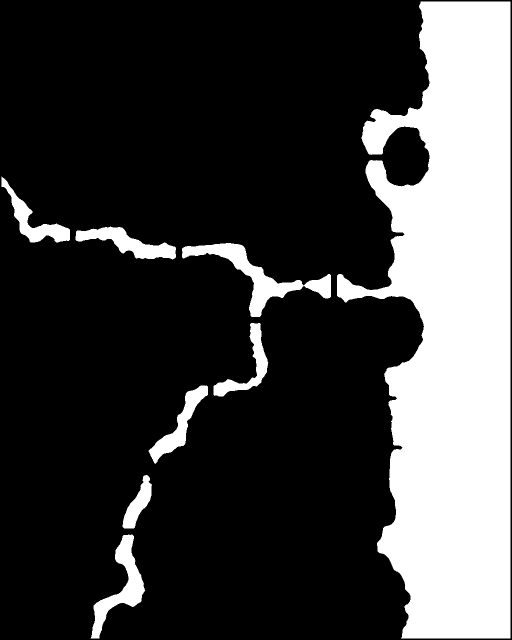
#> input picture assets/pyungmoo/water.png, 1024 x 1280 px (shown at 1/2 size)
$ python build_zones.py ../assets/pyungmoo/water.png
#> lines starting #> are read from the running program, lines starting #| are printed output that depends on the picture; after the words box and inside, x2 and y2 are one past the last pixel; in counts of white or black regions, pixels touching at a corner belong together; pictures that were not available may be replaced by others from this repository, and a replacement may not be noted
"""Pyungmoo canavar ve metin bölgelerini wiki haritalarından çıkarır.

Canavar haritası (564x730, "BlueDiamond"): renkli bölgeler + gösterge. Metin haritası (1772x1417):
yarı saydam renkli bölgeler. İkisi de ana haritaya (1024x1280, 1 px = 1 m) yer işaretleriyle
(Bakra meydanı, Yaşlı Adam, ada) hizalanır. Çıktı (assets/pyungmoo/, 1/4 çözünürlük 256x320):
  mobzones.png  — 0 = yok, 1..10 = gösterge sırası
  metinzones.png — 0 = yok, 1..5 = Üzüntü, Dövüş, Savaş, Hırs, Siyah
Kullanım: python -I tools/build_zones.py <ref klasörü>
"""
import os
import sys

import numpy as np
from PIL import Image
from scipy import ndimage as ndi

REF = sys.argv[1]
OUT = os.path.join(os.path.dirname(os.path.abspath(__file__)), "..", "assets", "pyungmoo")
W, H = 1024, 1280
S = 4  # çıktı ölçeği
gw, gh = W // S, H // S
gy, gx = np.mgrid[0:gh, 0:gw]
mx = gx * S + S / 2
my = gy * S + S / 2
walk = np.asarray(Image.open(os.path.join(OUT, "water.png")).resize((gw, gh))) < 128
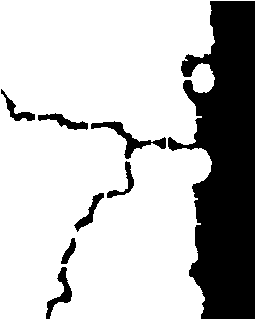
#> walk: shape (320, 256) bool; 75.6% white; 8 black regions, largest, box (x1, y1, x2, y2) and area: (168, 1, 255, 319) 17524, (91, 121, 166, 159) 641, (46, 267, 72, 319) 425

# ---------- Canavar bölgeleri ----------
mm = np.asarray(Image.open(os.path.join(REF, "Pyungmoo_2.jpg")).convert("RGB")).astype(np.float32)
#> mm: shape (1280, 1024, 3) float32; 24.5% white; 8 white regions, largest, box (x1, y1, x2, y2) and area: (674, 3, 1021, 1277) 281967, (364, 486, 662, 634) 10059, (181, 1069, 290, 1277) 6795
rows = [650, 666, 682, 699, 715]
sw = []
for x in (24, 320):
    for y in rows:
        sw.append(mm[y - 2:y + 3, x - 3:x + 4].reshape(-1, 3).mean(0))
#> after the loop, sw = [[0, 0, 0], [0, 0, 0], [0, 0, 0], [0, 0, 0], [0, 0, 0], [0, 0, 0], [0, 0, 0], [0, 0, 0], [0, 0, 0], [0, 0, 0]]
sw = np.array(sw)
# ana harita → canavar haritası dönüşümü (yer işaretlerinden)
sx, ox = 0.506, 29.2
sy, oy = 0.397, 96.0
px = np.clip((mx * sx + ox).astype(int), 0, mm.shape[1] - 1)
py = np.clip((my * sy + oy).astype(int), 0, mm.shape[0] - 1)
samp = mm[py, px]
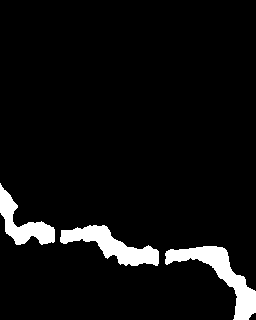
#> samp: shape (320, 256, 3) float32; 6.1% white; 3 white regions, box (x1, y1, x2, y2) and area: (165, 246, 256, 320) 2000, (60, 225, 159, 266) 1725, (0, 183, 55, 245) 1267
# Taban haritayla karşılaştırmak zor (bölgeler opak değil); en yakın gösterge rengi + eşik.
dist = np.sqrt(((samp[:, :, None, :] - sw[None, None]) ** 2).sum(-1))
best = dist.argmin(-1)
#> best: shape (320, 256) int64; every value is 0
ok = dist.min(-1) < 48
mob = np.where(ok, best + 1, 0).astype(np.uint8)
# Çoğunluk süzgeci (gürültü + yazılar).
def mode_filter(a, k, n):
#> called with k = 9, n = 10
    out = np.zeros_like(a)
    bestc = np.zeros(a.shape, np.float32)
    for c in range(1, n + 1):
        f = ndi.uniform_filter((a == c).astype(np.float32), size=k)
        sel = f > bestc
        out[sel] = c
        bestc[sel] = f[sel]
#> this loop made 10 passes
#> pass 1, in mode_filter, `f = ndi.uniform_filter((a == c).astype(np.float32), size=k)`:
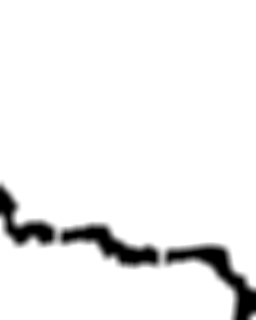
#> f: shape (320, 256) float32; min 0, max 1, mean 0.939
#> pass 1, in mode_filter, `sel = f > bestc`:
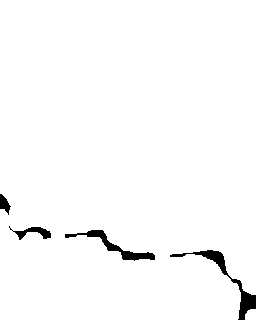
#> sel: shape (320, 256) bool; 98% white; 4 black regions, box (x1, y1, x2, y2) and area: (170, 250, 256, 320) 750, (65, 230, 155, 261) 562, (9, 226, 51, 240) 226, (0, 194, 11, 215) 125
    out[bestc < 0.2] = 0
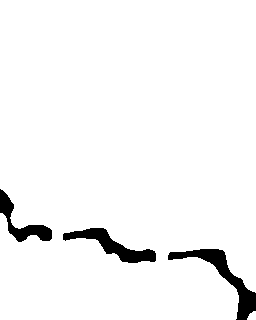
#> out: shape (320, 256); values 0 (black) and 1 (white), 96% white; 3 black regions, box (x1, y1, x2, y2) and area: (168, 249, 256, 320) 1373, (63, 228, 156, 263) 1108, (0, 189, 52, 242) 814
    return out
mob = mode_filter(mob, 9, 10)
mob[~walk] = 0
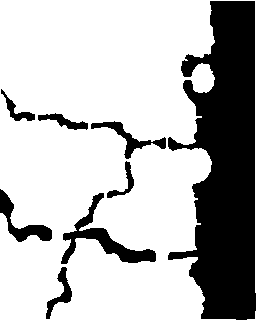
#> mob: shape (320, 256); values 0 (black) and 1 (white), 73% white; 8 black regions, largest, box (x1, y1, x2, y2) and area: (168, 1, 256, 320) 17753, (61, 193, 156, 264) 1581, (0, 189, 52, 242) 814
Image.fromarray(mob, "L").save(os.path.join(OUT, "mobzones.png"))

# ---------- Metin bölgeleri ----------
mk = np.asarray(Image.open(os.path.join(REF, "Pyungmoo-Metinkarte.jpg")).convert("RGB")).astype(np.float32)
#> (the run stopped early here; a loop or call above may not have finished)
